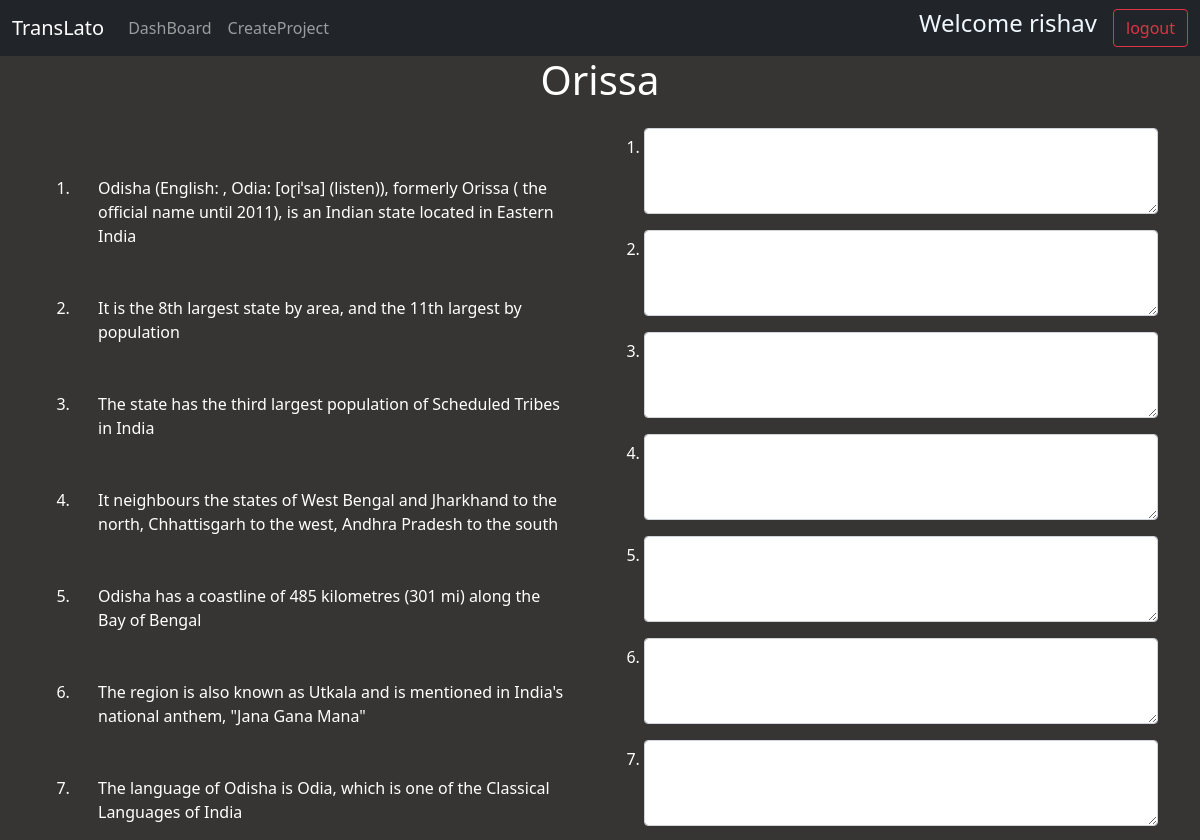
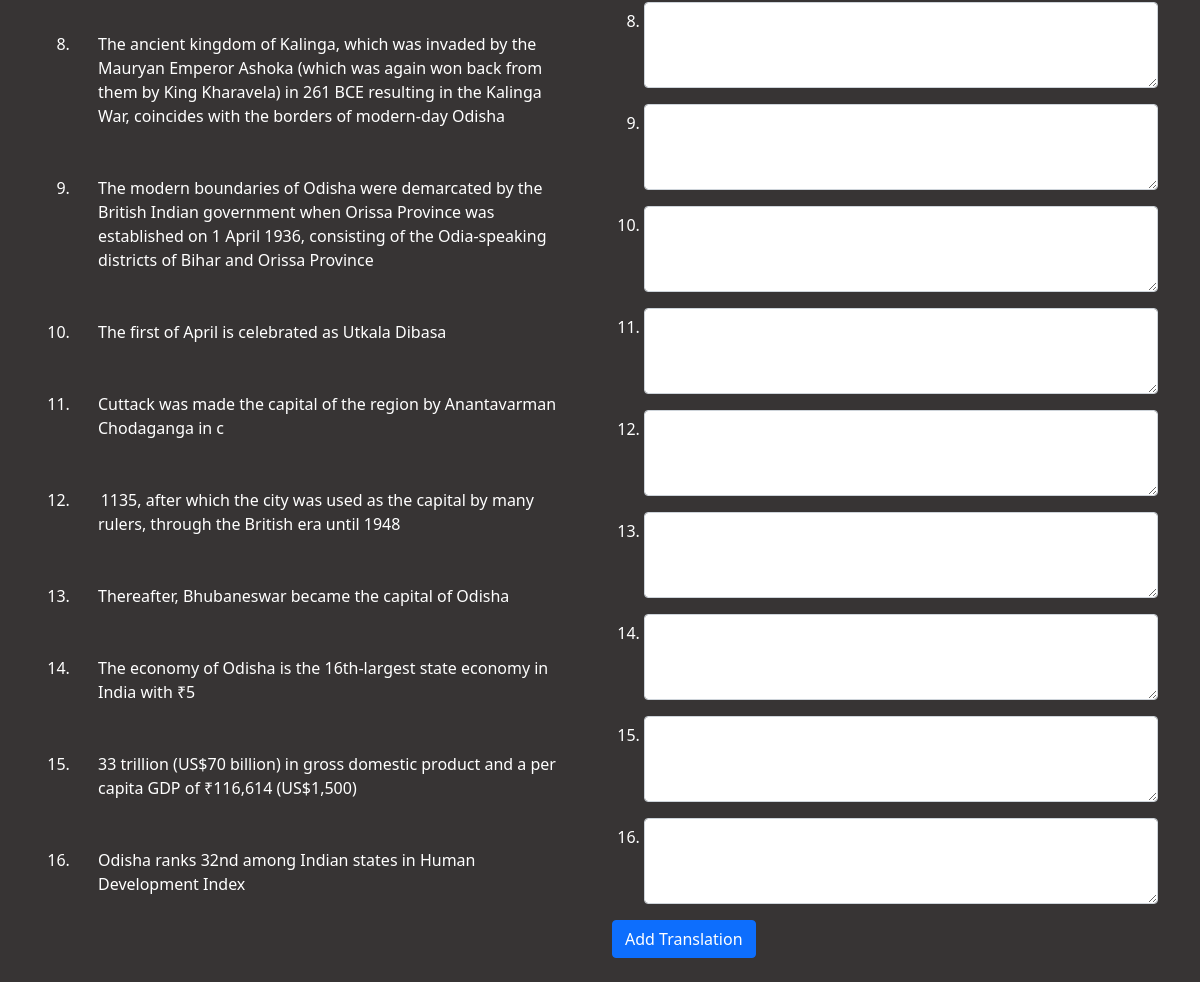
The app's page /translateproject/2 (signed in) with its own data (2 pictures, top to bottom).
### home/models.py (models this page shows, shortened)
class Project(models.Model):
    wiki_title=models.CharField(max_length=120)
    target_lang=models.CharField(max_length=20,choices=LANG_CHOICES,default='Hindi')
    manager=models.ForeignKey(User,on_delete=models.CASCADE,related_name='manager',null=True)
    annotator=models.ForeignKey(User,on_delete=models.CASCADE,related_name='annotator',null=True)

class Sentence(models.Model):
    project=models.ForeignKey(Project, on_delete=models.CASCADE)
    original_sentence=models.CharField(max_length=1000)
    translated_sentence=models.CharField(max_length=1000,null=True)

### home/views.py (the view, shortened to what this page needs)
# urls.py: path('translateproject/<str:pk>',views.translateproject,name='translateproject'),
@login_required(login_url='/login')
def translateproject(request,pk):
    try:
        project = Project.objects.get(id=pk)
        if ((request.user==project.manager) or (request.user==project.annotator))==False:
            return redirect('/')
        project=Project.objects.get(id=pk)
        sentences=Sentence.objects.all().filter(project=project)
        return render(request,'translateproject.html',{'project':project,'sentences':sentences})
    except:
        messages.error(request,'Some error occurred')
        return redirect('/')

### templates/translateproject.html (shortened to what this page needs)
{% load static %}
<!doctype html>
<html lang="en">
<head>
    <link href="https://cdn.jsdelivr.net/npm/bootstrap@5.1.3/dist/css/bootstrap.min.css" rel="stylesheet"
>
</head>
<body style="background-color:rgb(55, 52, 52); color:white;">
    <nav class="navbar navbar-expand-lg navbar-dark bg-dark">
        <div class="container-fluid">
            <a class="navbar-brand" href="#">TransLato</a>
            <div class="collapse navbar-collapse" id="navbarScroll">
                <ul class="navbar-nav me-auto my-2 my-lg-0 navbar-nav-scroll" style="--bs-scroll-height: 100px;">
                    <li class="nav-item">
                        <a class="nav-link" aria-current="page" href="/">DashBoard</a>
                    </li>
                    <li class="nav-item">
                        <a class="nav-link" href="/createproject">CreateProject</a>
                    </li>
                </ul>
            </div>
            <div class="d-flex">
                <h4 style="color:aliceblue; margin-right: 16px;">Welcome {{request.user}}</h4>
                <a href="/logout" type="button" class="btn btn-outline-danger">logout</a>
            </div>
        </div>
    </nav>
    <div class="container">
       <h1 align="center">{{project.wiki_title}}</h1>
        <div class="row my-4">
            <div class="col">
                <ol>
                {% for sentence in sentences %}
                <li><div class="container my-5">
                    {{ sentence.original_sentence }}
                </div>
                </li>
                {% endfor %}
                </ol>
            </div>
            <div class="col">
                <form action="/translateproject/{{project.id}}" method="post">
                    <ol>
                    {% for sentence in sentences %}
                    <li><div class="mb-3">
                        <textarea class="form-control" id="transliteration{{sentence.id}}" rows="3" name="{{sentence.id}}"></textarea>
                    </div>
                    </li>
                    {% endfor %}
                    </ol>
                    <button type="submit" class="btn btn-primary">Add Translation</button>
                </form>
            </div>
        </div>
    </div>
</body>
</html>

### records on screen
Project: wiki_title "Orissa"
Sentence: original_sentence "Odisha (English: , Odia: [oɽiˈsa] (listen)), formerly Orissa ( the official name until 2011), is an Indian state located in Eastern India"
Sentence: original_sentence "It is the 8th largest state by area, and the 11th largest by population"
Sentence: original_sentence "The state has the third largest population of Scheduled Tribes in India"
Sentence: original_sentence "It neighbours the states of West Bengal and Jharkhand to the north, Chhattisgarh to the west, Andhra Pradesh to the south"
Sentence: original_sentence "Odisha has a coastline of 485 kilometres (301 mi) along the Bay of Bengal"
Sentence: original_sentence "The region is also known as Utkala and is mentioned in India's national anthem, \"Jana Gana Mana\""
Sentence: original_sentence "The language of Odisha is Odia, which is one of the Classical Languages of India"
Sentence: original_sentence "The ancient kingdom of Kalinga, which was invaded by the Mauryan Emperor Ashoka (which was again won back from them by King Kharavela) in 261 BCE resulting in the Kalinga War, coincides with the borders of modern-day Odisha"
Sentence: original_sentence "The modern boundaries of Odisha were demarcated by the British Indian government when Orissa Province was established on 1 April 1936, consisting of the Odia-speaking districts of Bihar and Orissa Province"
Sentence: original_sentence "The first of April is celebrated as Utkala Dibasa"
Sentence: original_sentence "Cuttack was made the capital of the region by Anantavarman Chodaganga in c"
Sentence: original_sentence "1135, after which the city was used as the capital by many rulers, through the British era until 1948"
Sentence: original_sentence "Thereafter, Bhubaneswar became the capital of Odisha"
Sentence: original_sentence "The economy of Odisha is the 16th-largest state economy in India with ₹5"
Sentence: original_sentence "33 trillion (US$70 billion) in gross domestic product and a per capita GDP of ₹116,614 (US$1,500)"
Sentence: original_sentence "Odisha ranks 32nd among Indian states in Human Development Index"

### other values on screen
{{ request.user }} "rishav"
